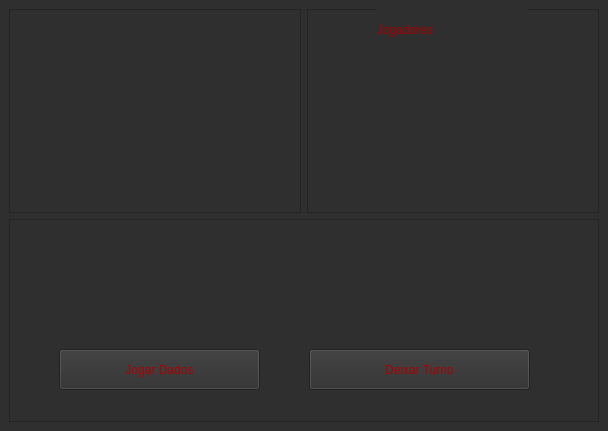
<?xml version="1.0" encoding="UTF-8"?>
<ui version="4.0">
 <class>MainWindow</class>
 <widget class="QMainWindow" name="MainWindow">
  <property name="geometry">
   <rect>
    <x>0</x>
    <y>0</y>
    <width>608</width>
    <height>431</height>
   </rect>
  </property>
  <property name="windowTitle">
   <string>ZumbiDice</string>
  </property>
  <property name="styleSheet">
   <string notr="true">background-color: rgb(47, 47, 47);</string>
  </property>
  <widget class="QWidget" name="centralwidget">
   <layout class="QGridLayout" name="gridLayout">
    <item row="0" column="0">
     <widget class="QFrame" name="frame">
      <property name="frameShape">
       <enum>QFrame::StyledPanel</enum>
      </property>
      <property name="frameShadow">
       <enum>QFrame::Raised</enum>
      </property>
      <widget class="QLabel" name="infoDados">
       <property name="geometry">
        <rect>
         <x>6</x>
         <y>10</y>
         <width>271</width>
         <height>171</height>
        </rect>
       </property>
       <property name="text">
        <string/>
       </property>
      </widget>
     </widget>
    </item>
    <item row="0" column="1">
     <widget class="QFrame" name="frame_3">
      <property name="enabled">
       <bool>true</bool>
      </property>
      <property name="frameShape">
       <enum>QFrame::StyledPanel</enum>
      </property>
      <property name="frameShadow">
       <enum>QFrame::Raised</enum>
      </property>
      <widget class="QLabel" name="label">
       <property name="geometry">
        <rect>
         <x>70</x>
         <y>0</y>
         <width>151</width>
         <height>41</height>
        </rect>
       </property>
       <property name="styleSheet">
        <string notr="true">color: rgb(170, 0, 0);
font: 22pt &quot;Tempus Sans ITC&quot;;
</string>
       </property>
       <property name="text">
        <string>Jogadores</string>
       </property>
      </widget>
      <widget class="QLabel" name="jogadores">
       <property name="geometry">
        <rect>
         <x>10</x>
         <y>70</y>
         <width>261</width>
         <height>121</height>
        </rect>
       </property>
       <property name="text">
        <string/>
       </property>
      </widget>
     </widget>
    </item>
    <item row="1" column="0" colspan="2">
     <widget class="QFrame" name="frame_2">
      <property name="frameShape">
       <enum>QFrame::StyledPanel</enum>
      </property>
      <property name="frameShadow">
       <enum>QFrame::Raised</enum>
      </property>
      <widget class="QPushButton" name="btnJogarDados">
       <property name="geometry">
        <rect>
         <x>50</x>
         <y>130</y>
         <width>201</width>
         <height>41</height>
        </rect>
       </property>
       <property name="styleSheet">
        <string notr="true">color: rgb(170, 0, 0);
font: 22pt &quot;Tempus Sans ITC&quot;;</string>
       </property>
       <property name="text">
        <string>Jogar Dados</string>
       </property>
      </widget>
      <widget class="QPushButton" name="btnDeixarturno">
       <property name="geometry">
        <rect>
         <x>300</x>
         <y>130</y>
         <width>221</width>
         <height>41</height>
        </rect>
       </property>
       <property name="styleSheet">
        <string notr="true">color: rgb(170, 0, 0);
font: 22pt &quot;Tempus Sans ITC&quot;;
</string>
       </property>
       <property name="text">
        <string>Deixar Turno</string>
       </property>
      </widget>
     </widget>
    </item>
   </layout>
  </widget>
 </widget>
 <resources/>
 <connections/>
</ui>
